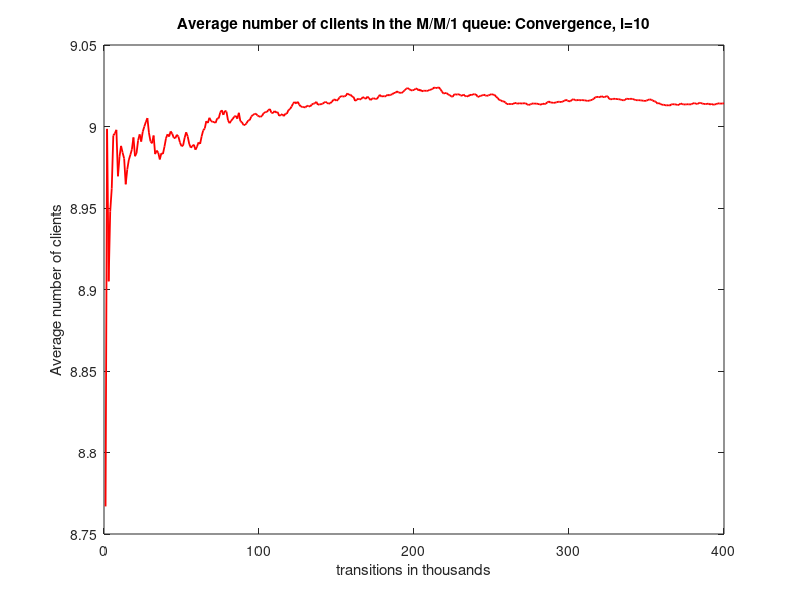
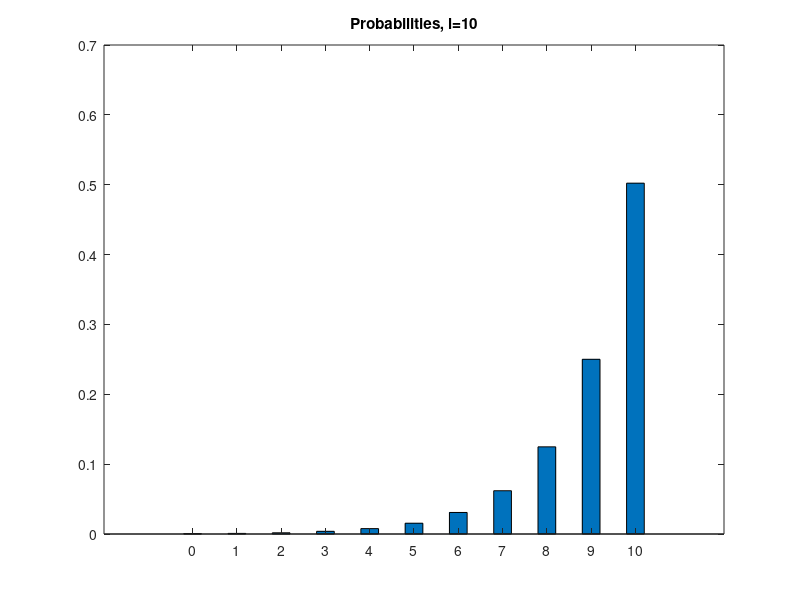

Source code (MATLAB) for these figures, in order:
% Erwtima 2iii
%l=10
clc;
clear all;
close all;

rand("seed",1);

P = [0,0,0,0,0,0,0,0,0,0,0];
arrivals = [0,0,0,0,0,0,0,0,0,0,0];
total_arrivals = 0; % to measure the total number of arrivals
current_state = 0;  % holds the current state of the system
previous_mean_clients = 0; % will help in the convergence test
index = 0;

lambda = 10; 
mu = 5;
threshold = lambda/(lambda + mu); % the threshold used to calculate probabilities

transitions = 0; % holds the transitions of the simulation in transitions steps

while transitions >= 0
  transitions = transitions + 1; % one more transitions step
  
  if mod(transitions,1000) == 0 % check for convergence every 1000 transitions steps
    index = index + 1;
    for i=1:1:length(arrivals)
        P(i) = arrivals(i)/total_arrivals; % calcuate the probability of every state in the system
    endfor
    
    mean_clients = 0; % calculate the mean number of clients in the system
    for i=1:1:length(arrivals)
       mean_clients = mean_clients + (i-1).*P(i);
    endfor
    
    to_plot(index) = mean_clients;
        
    if abs(mean_clients - previous_mean_clients) < 0.00001 || transitions > 1000000 % convergence test
      break;
    endif
    
    previous_mean_clients = mean_clients;
    
  endif
  
  random_number = rand(1); % generate a random number (Uniform distribution)
  if current_state == 0 || random_number < threshold % arrival
    if current_state < 11
      total_arrivals = total_arrivals + 1;
      arrivals(current_state + 1) = arrivals(current_state + 1) + 1; % increase the number of arrivals in the current state
      if current_state < 10
        current_state = current_state + 1;
      endif    
    endif   
  else % departure
    if current_state != 0 % no departure from an empty system
      current_state = current_state - 1;
    endif
  endif
endwhile



display("State propabilities:");
for i=1:1:length(arrivals)
  display(P(i));
endfor

g = lambda*(1-P(11));
average_delay_time = mean_clients / g;
display("Average delay time =");
disp(average_delay_time);
display("Blocking propability =");
disp(P(11));

figure(1);
plot(to_plot,"r","linewidth",1.3);
title("Average number of clients in the M/M/1 queue: Convergence, l=10");
xlabel("transitions in thousands");
ylabel("Average number of clients");

x=[0,1,2,3,4,5,6,7,8,9,10];
figure(2);
bar(x,P,0.4);
title("Probabilities, l=10")
display(transitions);